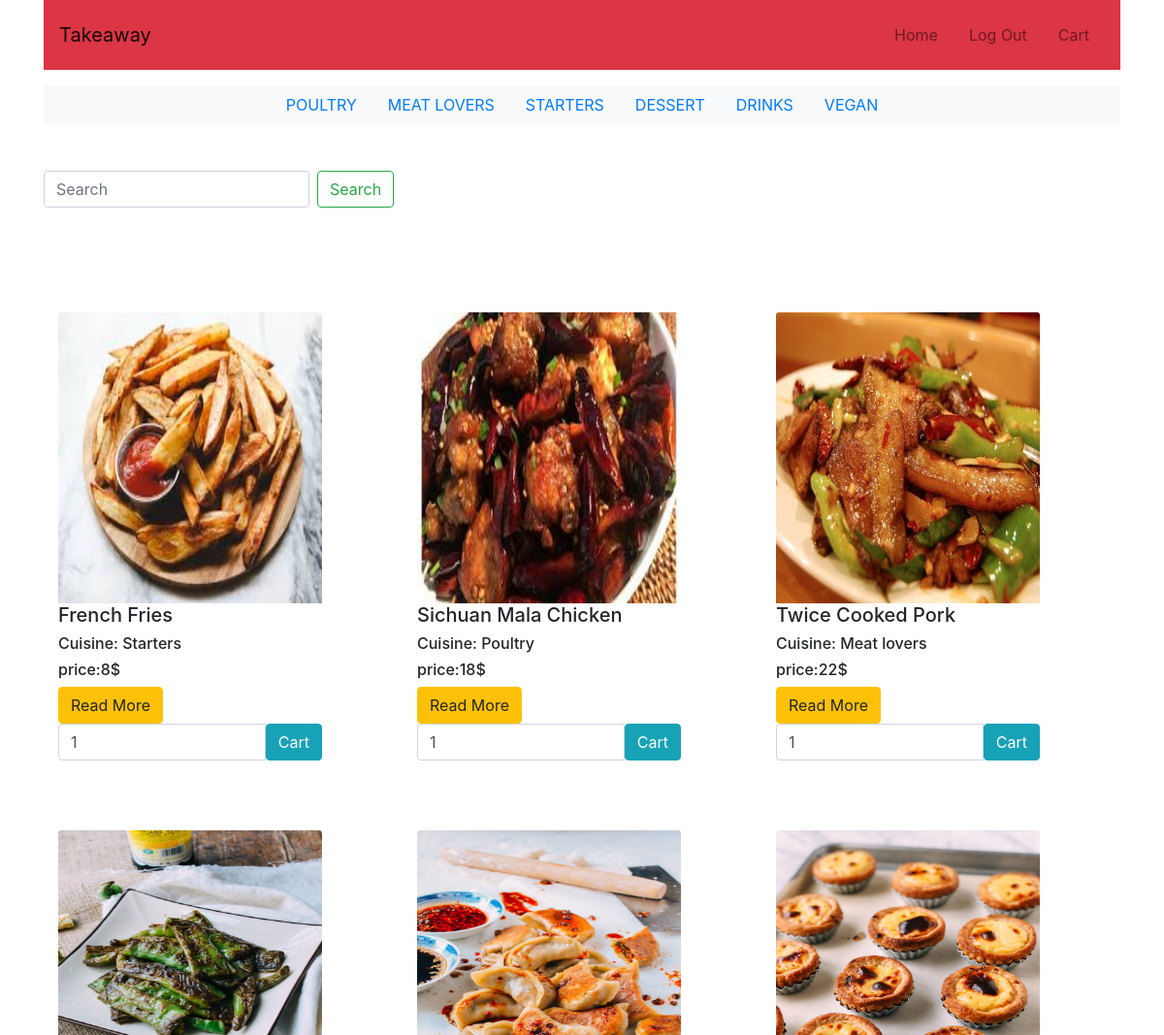
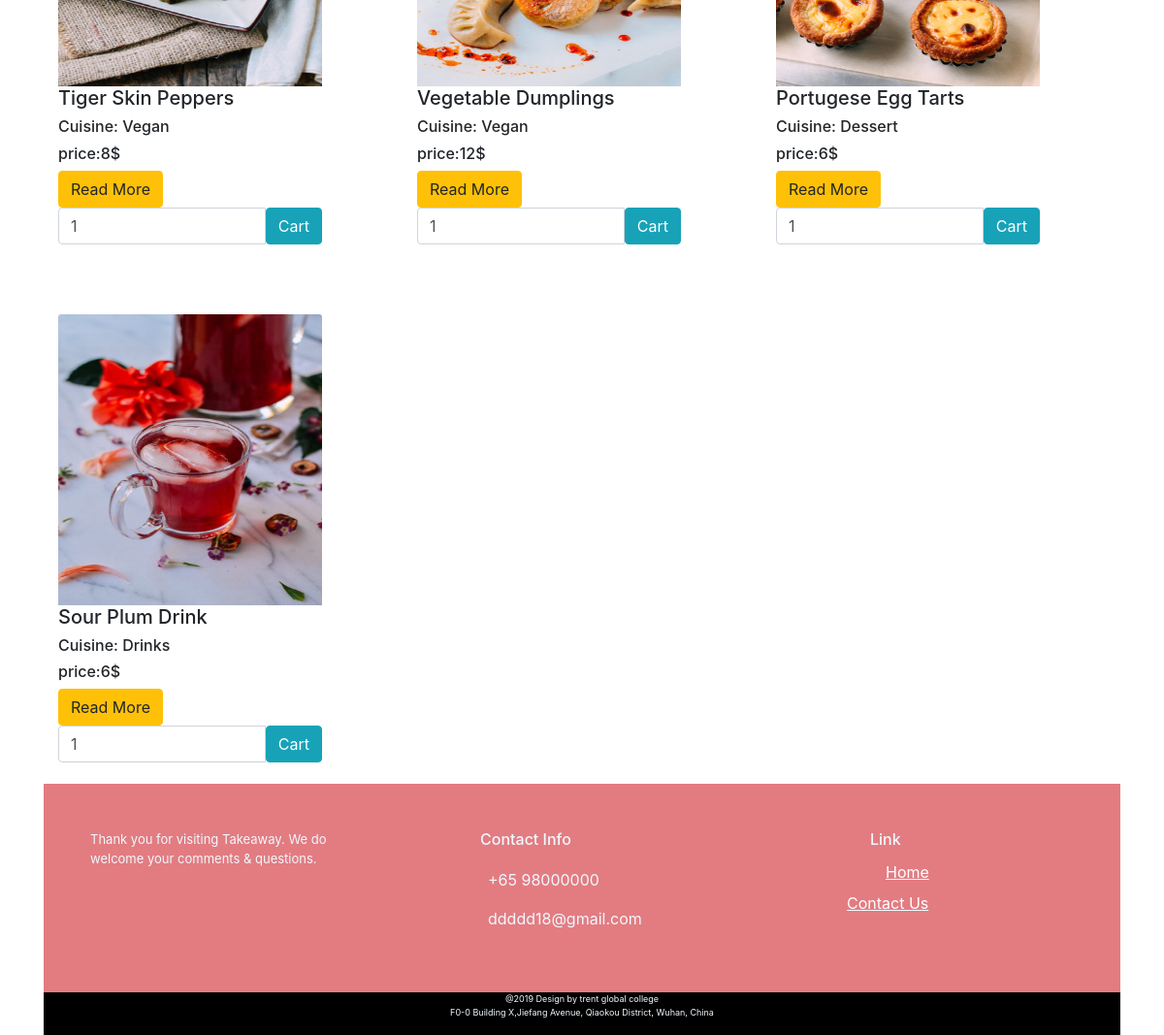
The app's page / (signed in) with its own data (2 pictures, top to bottom).
### takeaway_app/models.py (models this page shows, shortened)
class Menu(models.Model):
	name = models.CharField(blank=False,max_length=255)
	def __str__(self):
		return self.name

class Food(models.Model):
	name = models.CharField(blank=False,max_length=255)
	price = models.IntegerField(default=0)
	image = models.ImageField(upload_to='images',null=True,blank=True)
	description = models.TextField(blank=True)
	menu = models.ForeignKey(Menu, on_delete=models.CASCADE, related_name='food_menu', null=True)

### takeaway_app/views.py (the view)
# urls.py: url(r'^$', index,name='index'),
def index(request):
    food = Food.objects.all()
    menu = Menu.objects.all()
    return render(request, 'index.html', {
        'food':food,
        'menu':menu
    })

### cart/context.py (called while the page is built)
def cart_contents(request):
    cart = request.session.get('cart', {})
    cart_items = []
    total = 0
    food_count = 0
    for id, quantity in cart.items():
        food = get_object_or_404(Food, pk=id)
        total += quantity * food.price
        food_count += quantity
        cart_items.append({'id': id, 'quantity': quantity, 'food': food})
    return {'cart_items': cart_items, 'total': total, 'food_count': food_count}

### takeaway_app/templates/index.html (shortened to what this page needs)
{% extends 'layout.html' %}
{% load static %}
{% load bootstrap_tags %}
{% block content %}
<div class="container">
<div class="row">
	 {% for food in food %}
    <div class="col-lg-4 col-md-4 col-xs-12 col-sm-12 inline" id="block">
    	       <img alt="Card image cap" class="card-img-top img-fluid" style="width:80%; height:25vw;" src="{% get_media_prefix %}{{food.image}}" />
    	       <h5>{{ food.name }}</h5>
    	       <h6>Cuisine: {{ food.menu }}</h6>
          			<h6>price:{{ food.price }}$</h6>
                <a href="{% url 'food_detail' food.id %}" class="btn btn-warning read-more">Read More</a>
                {% if user.is_authenticated %}
                <form method="post" action="{% url 'add_to_cart' food.id %}">
                    <div class="input-group  col-xs-1">
                        <input name="quantity" type="number" min="1" value="1" max="999" class="form-control" placeholder="Quantity">
                        <span class="input-group-btn" >
                            <button class="btn  btn-info" type="submit">Cart</button>
                        </span>
                    </div>
                </form>
                  {% else %}
                 <a class="btn btn-info" href="{% url 'login_link' %}" role="button">Add to cart</a>
            {% endif %}
    </div>
    {% endfor %}
   </div>
</div>
{% endblock%}

### templates/layout.html (shortened to what this page needs)
{% load static %}
{% load bootstrap_tags %}
<!DOCTYPE html>
<html lang="en">
<head>
    <link rel="stylesheet" href="https://stackpath.bootstrapcdn.com/bootstrap/4.3.1/css/bootstrap.min.css">
    <link rel="stylesheet" href="{% static 'css/style.css'%}" type="text/css"/>
</head>
<body>
<div class='container'>
 <nav class="navbar navbar-expand-lg navbar-light  bg-danger">
    <div class="d-flex flex-grow-1">
        <a class="navbar-brand  d-lg-inline-block" href="/">
           Takeaway
        </a>
        <div class="w-100 text-right">
        </div>
    </div>
    <div class="collapse navbar-collapse flex-grow-1 text-right" id="myNavbar">
        <ul class="navbar-nav ml-auto flex-nowrap">
            <li class="nav-item">
                <a href="{% url 'index' %}" class="nav-link m-2 menu-item nav-active">Home</a>
            </li>
            {% if not user.is_authenticated %}
            <li class="nav-item">
                <a href="{% url 'login_link' %}" class="nav-link m-2 menu-item">Log In</a>
            </li>
            <li class="nav-item">
                <a href="{% url 'register_link' %}" class="nav-link m-2 menu-item">Register</a></li>
            {% else %}
            <li class="nav-item">
                <a href="{% url 'logout_link' %}" class="nav-link m-2 menu-item">Log Out</a>
            </li>
            {% endif %}
             {% if user.is_authenticated %}
            <li class="nav-item">
                <a href="{% url 'view_cart'  %}" class="nav-link m-2 menu-item">Cart
             </a>
            </li>
            {% endif %}
        </ul>
    </div>
</nav>
<ul class="nav justify-content-center bg-light my-3 my-lg-3 ">
 {% for menu in menu %}
  <li class="nav-item" style="text-transform: uppercase;">
    <a class="nav-link"  href="{% url 'menu' id=menu.id %}">{{menu.name}}</a>
  </li>
  {% endfor %}
</ul>
     <form class="form-inline my-3 my-lg-5" method='get' action='{% url 'search' %}'>
          <input class="form-control mr-sm-2" type="search" placeholder="Search" aria-label="Search" id="search" type="search" name="q">
          <button class="btn btn-outline-success my-2 my-sm-0" type="submit">Search</button>
    </form>
    {%block content %}
    {%endblock %}
</div>
<div class='container'>
<footer class="page-footer font-small">
    <div class="container">
		<div class="row">
			<div class="col-xs-12 col-sm-4 col-md-4 footerBlock">
					<p class="footerIntro">Thank you for visiting Takeaway. We do welcome your comments & questions.</p>
			</div>
			<div class="col-xs-12 col-sm-4 col-md-4 footerBlock">
					<h6 class="info">Contact Info</h6>
					<div class="contact-info">
						 <ul><span class="item">+65 98000000</span></ul>
                        <ul><span class="item">ddddd18@gmail.com</span></ul>
					</div>
				</div>
      <div class="col-xs-12 col-sm-4 col-md-4 footerBlock">
					<div class="list-unstyled">
					  <h6 class="link">Link</h6>
						 <ul class="fList">
          <ul>
            <a class="link1" href="/">Home</a>
          </ul>
            <a class="link1" href="#">Contact Us</a>
          </ul>
					</div>
				</div>
				<div class="col-md-12 bg-black copyright">
						<p>@2019 Design by trent global college <br>
                        F0-0 Building X,Jiefang Avenue, Qiaokou District, Wuhan, China</p>
                </div>
        	</div>
        	</div>
</footer>
</body>
</html>

### static/css/style.css (style rules this page uses)
form { width:80%; }
ul { list-style:none; }
footer { margin-top:10px; }
.footerBlock { display:inline-block; padding: 3em; margin: 0em; }
.footerIntro { font-size:small; }
.info { text-indent: 2em; font-size: medium; margin-bottom: 20px; }
.page-footer { background-color:#e27c81; color:#F0F8FF; bottom: 0; }
.fList { text-decoration:underline; }
.link { text-indent: 4em; font-size: medium; }
.link1 { color: white; font-size: medium; line-height:2em; }
.copyright { text-align: center; font-size: xx-small; background-color: #000000; padding-bottom: 1px; position: relative; }

### takeaway_app/templates/index.html (style rules this page uses)
#block { margin-top: 5vw; margin-bottom:1vw; }

### records on screen
Menu: name "POULTRY"
Menu: name "MEAT LOVERS"
Menu: name "STARTERS"
Menu: name "DESSERT"
Menu: name "DRINKS"
Menu: name "VEGAN"
Food: image (picture), name "French Fries", menu "Starters", price "8"
Food: image (picture), name "Sichuan Mala Chicken", menu "Poultry", price "18"
Food: image (picture), name "Twice Cooked Pork", menu "Meat lovers", price "22"
Food: image (picture), name "Tiger Skin Peppers", menu "Vegan", price "8"
Food: image (picture), name "Vegetable Dumplings", menu "Vegan", price "12"
Food: image (picture), name "Portugese Egg Tarts", menu "Dessert", price "6"
Food: image (picture), name "Sour Plum Drink", menu "Drinks", price "6"
